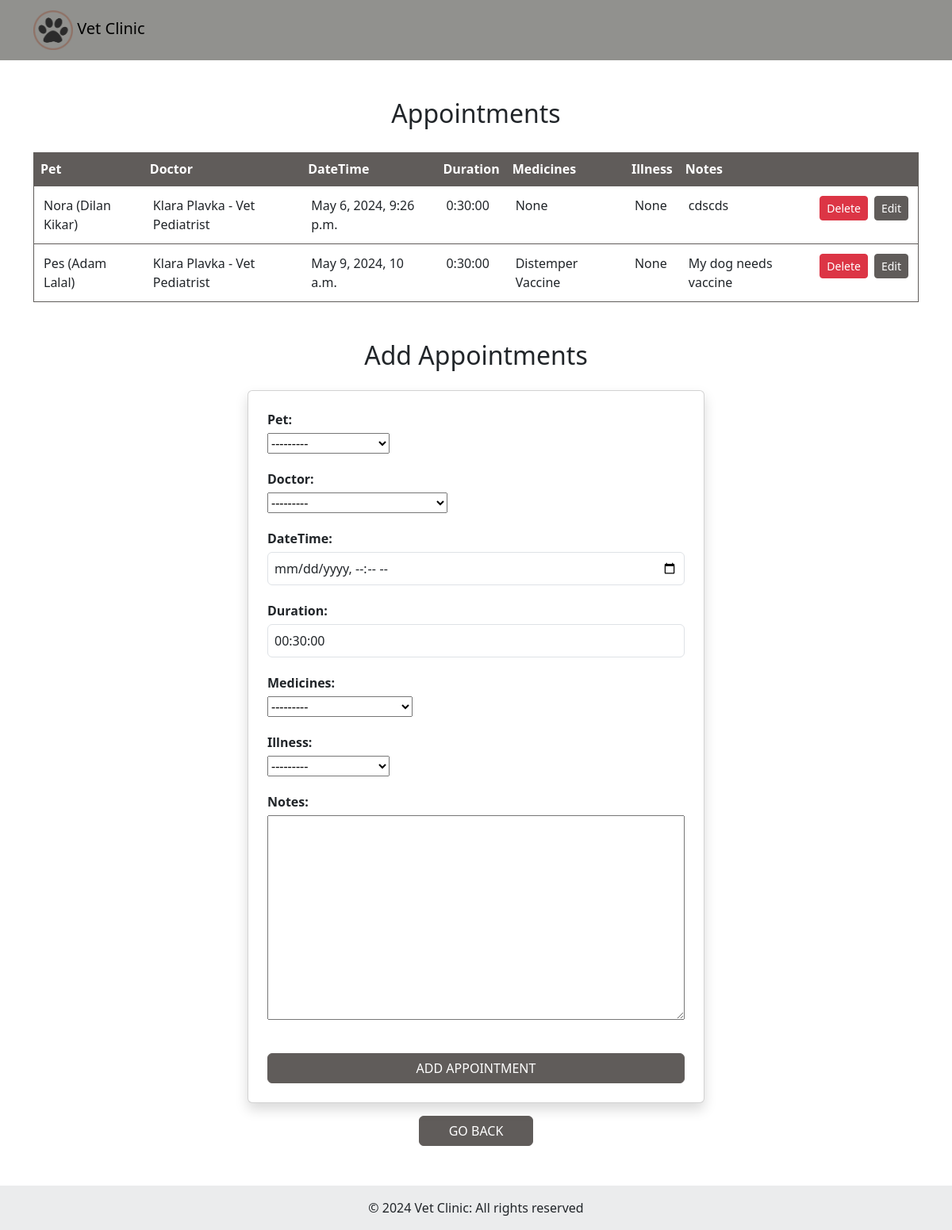
Page /doctor/appointment (signed in) on the committed database.
### vet/models.py (models this page shows, shortened)
class Appointment(models.Model):
    pet = models.ForeignKey(Pet, on_delete=models.CASCADE)
    doctor = models.ForeignKey(Doctor, on_delete=models.CASCADE)
    date_time = models.DateTimeField()
    duration = models.DurationField(default=datetime.timedelta(minutes=30))
    medicines = models.ForeignKey('Medicine', on_delete=models.CASCADE, blank=True, null=True)
    illness = models.ForeignKey(Illness, on_delete=models.CASCADE, blank=True, null=True)
    notes = models.TextField(blank=True, null=True)

class Pet(models.Model):
    SEX_CHOICES = [
        ('M', 'Male'),
        ('F', 'Female'),
        ('N', 'Not Known')
    ]
    name = models.CharField(max_length=50)
    species = models.CharField(max_length=50)
    breed = models.CharField(max_length=50, null=True)
    birth_date = models.DateField(null=True)
    sex = models.CharField(max_length=1, choices=SEX_CHOICES, default='N')
    owner = models.ForeignKey(Host, related_name='pets', on_delete=models.CASCADE)
    def __str__(self):
        return f"{self.name} ({self.owner.user.first_name} {self.owner.user.last_name})"

class Host(models.Model):
    user = models.OneToOneField(User, on_delete=models.CASCADE)
    address = models.TextField(blank=True, null=True)
    phone_number = models.CharField(max_length=20)

class Doctor(models.Model):
    user = models.OneToOneField(User, on_delete=models.CASCADE)
    specialization = models.CharField(max_length=100)
    def __str__(self):
        return f"{self.user.first_name} {self.user.last_name} - {self.specialization}"

class Medicine(models.Model):
    name = models.CharField(max_length=100)
    description = models.TextField(max_length=500)
    def __str__(self):
        return self.name

### vet/views.py (the view)
# urls.py: path('doctor/appointment', views.change_appointment, name='appointment'),
@login_required()
def change_appointment(request):
    if request.method == 'POST':
        if 'delete_appointment' in request.POST:
            appointment = Appointment.objects.get(pk=request.POST['delete_appointment'])
            appointment.delete()
            return redirect('appointment')
        else:
            form = AppointmentFormMain(request.POST)
            if form.is_valid():
                form.save()
                return redirect('appointment')
    else:
        form = AppointmentFormMain()
    context = {
        'form': form,
        'appointments': Appointment.objects.all()
    }
    return render(request, 'appointment.html', context)

### vet/forms.py
class AppointmentFormMain(forms.ModelForm):
    class Meta:
        model = Appointment
        fields = ['pet', 'doctor', 'date_time', 'duration', 'medicines', 'illness', 'notes']
        widgets = {
            'date_time': forms.DateTimeInput(attrs={'class': 'form-control', 'type': 'datetime-local'}),
            'duration': forms.TimeInput(attrs={'class': 'form-control', 'placeholder': '00:00'}),
        }

### vet/models.py (called while the page is built)
    def __str__(self):
        return self.name

### vet/templates/appointment.html (shortened to what this page needs)
{% load static %}
<!DOCTYPE html>
<html lang="en">
<head>
    <link rel="stylesheet" href="{% static 'styles/base.css' %}">
    <link rel="stylesheet" href="{% static 'styles/form.css' %}">
    <link href="https://cdn.jsdelivr.net/npm/bootstrap@5.3.0/dist/css/bootstrap.min.css" rel="stylesheet">
</head>
<body>
    <nav class="navbar navbar-expand-lg">
        <div class="container">
            <a class="navbar-brand" href="{% url 'index' %}">
                <img src="{% static 'logo.png' %}" alt="Vet Clinic Logo" width="50" height="50">
                Vet Clinic
            </a>
        </div>
    </nav>
    <div class="container mt-5">
        <h2 class="text-center mb-4">Appointments</h2>
        <table class="table" style="margin-top: 30px;">
            <thead>
            <tr>
                <th>Pet</th>
                <th>Doctor</th>
                <th>DateTime</th>
                <th>Duration</th>
                <th>Medicines</th>
                <th>Illness</th>
                <th>Notes</th>
            </tr>
            </thead>
            <tbody>
            {% for appointment in appointments %}
            <tr>
                <td>{{ appointment.pet }}</td>
                <td>{{ appointment.doctor }}</td>
                <td>{{ appointment.date_time }}</td>
                <td>{{ appointment.duration }}</td>
                <td>{{ appointment.medicines }}</td>
                <td>{{ appointment.illness }}</td>
                <td>{{ appointment.notes }}</td>
                <td>
                    <div class="d-flex justify-content-start">
                        <form method="post" class="me-2">
                            <button type="submit" class="btn btn-danger btn-sm">Delete</button>
                        </form>
                        <a href="{% url 'edit-appointment' appointment.id %}" class="btn btn-primary btn-sm">Edit</a>
                    </div>
                </td>
            </tr>
            {% endfor %}
            </tbody>
        </table>
    </div>
    <div class="container mt-5 col-md-6">
        <h2 class="text-center mb-4">Add Appointments</h2>
        <form method="post" class="card p-4 shadow">
            <div class="fieldWrapper">
                <label>Pet:</label>
                {{ form.pet }}
            </div>
            <div class="fieldWrapper">
                <label>Doctor:</label>
                {{ form.doctor }}
            </div>
            <div class="fieldWrapper">
                <label>DateTime:</label>
                {{ form.date_time }}
            </div>
            <div class="fieldWrapper">
                <label>Duration:</label>
                {{ form.duration }}
            </div>
            <div class="fieldWrapper">
                <label>Medicines:</label>
                {{ form.medicines }}
            </div>
            <div class="fieldWrapper">
                <label>Illness:</label>
                {{ form.illness }}
            </div>
            <div class="fieldWrapper">
                <label>Notes:</label>
                {{ form.notes }}
            </div>
            <button type="submit" class="btn btn-primary w-100 mt-3">ADD APPOINTMENT</button>
        </form>
        <div class="col text-center">
            <a class="btn btn-primary w-25 mt-3" href="{% url 'doctor-main' %}">GO BACK</a>
        </div>
    </div>
    <footer class="bg-light text-center text-lg-start">
        <div class="text-center p-3" style="background-color: rgba(0, 0, 0, 0.05); margin-top: 50px; ">
            © 2024 Vet Clinic: All rights reserved
        </div>
    </footer>
</body>
</html>

### vet/static/styles/base.css (style rules this page uses)
.btn.btn-primary { background-color: #605c5a; border-color: #605c5a; }
.table { background-color: #605c5a !important; border: 1px solid #605c5a !important; }
.table th { background-color: #605c5a !important; color: #ffffff !important; border-bottom: 2px solid #605c5a !important; }
.table td { padding: 0.75rem !important; border-top: 1px solid #605c5a !important; }
body .navbar.navbar-expand-lg { background-color: #91918e !important; color: #ffffff; }

### vet/static/styles/form.css (style rules this page uses)
.fieldWrapper { margin-bottom: 20px; }
.fieldWrapper label { font-weight: bold; display: block; margin-bottom: 5px; }
.fieldWrapper input, .fieldWrapper textarea { width: 100%; padding: 8px; }

### rows in the picture
Appointment: pet "Nora (Dilan Kikar)", doctor "Klara Plavka - Vet Pediatrist", date_time "May 6, 2024, 9:26 p.m.", duration "0:30:00", medicines "None", illness "None", notes "cdscds"
Appointment: pet "Pes (Adam Lalal)", doctor "Klara Plavka - Vet Pediatrist", date_time "May 9, 2024, 10 a.m.", duration "0:30:00", medicines "Distemper Vaccine", illness "None", notes "My dog needs vaccine"
